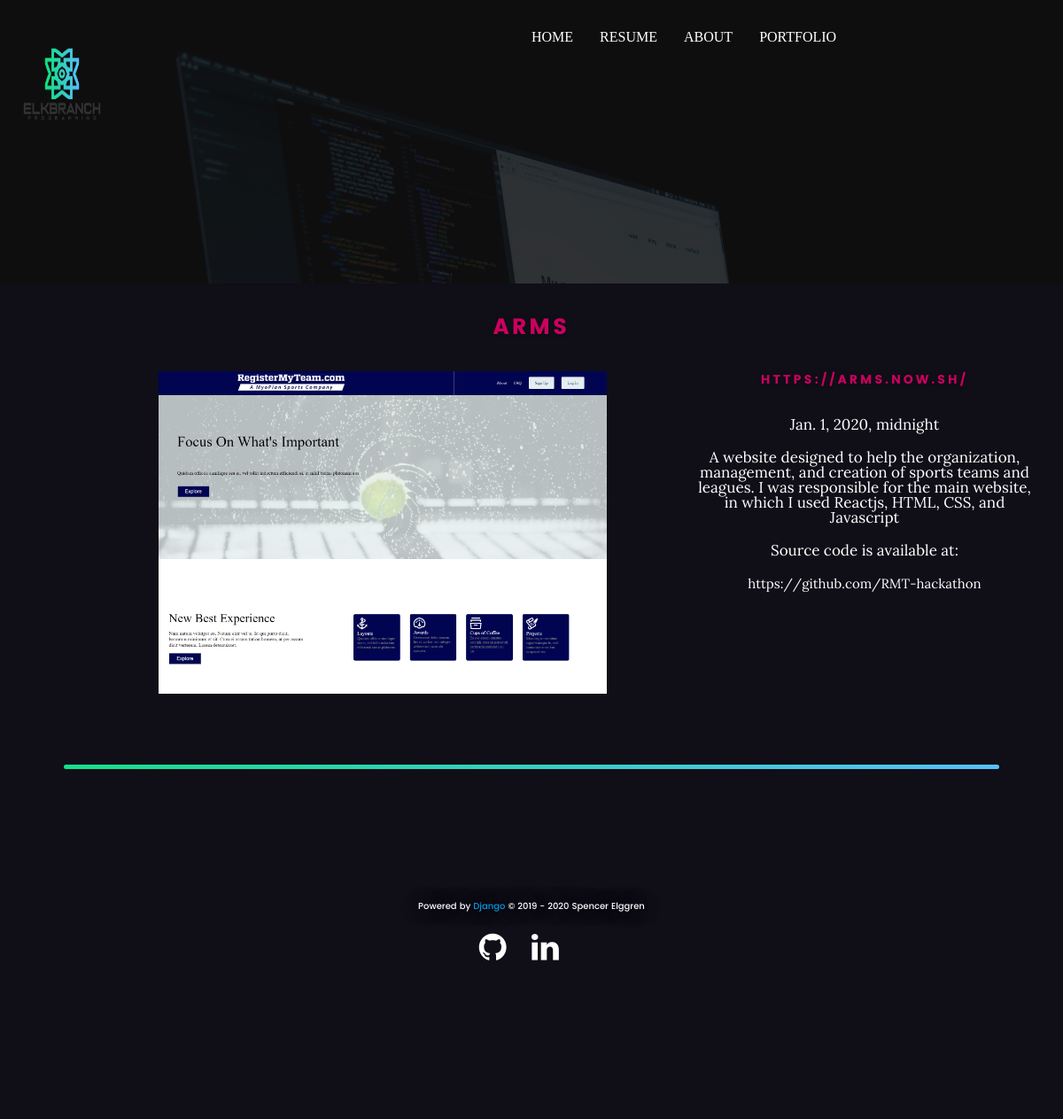
Page /portfolio/2/ on the committed database.
### main/models.py (models this page shows, shortened)
class Portfolio(models.Model):
    title = models.CharField(max_length=80)
    sub = models.CharField(max_length=40, null=True, blank=True)
    body = models.TextField()
    link = models.URLField(null=True, blank=True)
    pic = models.ImageField(upload_to='portfolio/')
    pub = models.DateTimeField(auto_now=False)
    draft = models.BooleanField(default=False)

### main/views.py (the view)
# urls.py: path("portfolio/<int:id>/", portfolio_detail, name="portfolio_detail"),
def portfolio_detail(request,id):
    portfolio = Portfolio.objects.get(id=id)
    return render(request, 'portfolio_detail.html', {'portfolio': portfolio})

### templates/portfolio_detail.html (shortened to what this page needs)
{% extends 'base.html' %}
{% load static %}
{% load compress %}
{% block content %}
{% compress css %}
<link rel="stylesheet" href="{% static 'app/css/portfolio.css' %}">
{% endcompress %}
<section id="details-intro">
     <div class="details-overlay"></div>
</section>
<section id="details">
    <div class="details">
<h1>{{ portfolio.title }}</h1>
<div class="row">
    <div class="col-md-8">
        <img class="details-img" src="{{ portfolio.pic.url }}" alt="portfolio image" width="100">
    </div>
    <div class="col-md-4">
        <h5>{{ portfolio.sub }}</h5>
        <p>{{ portfolio.pub }}</p>
        <p>{{ portfolio.body }}</p>
        <p>Source code is available at:</p>
        <p><a href="{{ portfolio.link }}">{{ portfolio.link }}</a></p>
    </div>
</div>
</div>
</section>
{% endblock %}

### main/static/app/css/base.css (style rules this page uses)
html, body { height: 100%; }
body { font-family: "lora-regular", serif; font-size: 1.7rem; line-height: 3rem; color: #6e6e6e; }
.row { margin:auto; }
footer, section { display: block; }

### main/static/app/css/portfolio.css (style rules this page uses)
html { font-size: 62.5%; box-sizing: border-box; }
*, *::before, *::after { box-sizing: inherit; }
body { background:#100e17; font-weight: normal; line-height: 1; text-rendering: optimizeLegibility; word-wrap: break-word; -webkit-overflow-scrolling: touch; -webkit-text-size-adjust: none; }
body, input, button { -moz-osx-font-smoothing: grayscale; -webkit-font-smoothing: antialiased; }
img, video { max-width: 100%; height: auto; }
div, dl, dt, dd, ul, ol, li, h1, h2, h3, h4, h5, h6, pre, form, p, blockquote, th, td { margin: 0; padding: 0; }
h1, h2, h3, h4, h5, h6 { -webkit-font-variant-ligatures: common-ligatures; -moz-font-variant-ligatures: common-ligatures; font-variant-ligatures: common-ligatures; text-rendering: optimizeLegibility; }
a { text-decoration: none; line-height: inherit; }
.row { width: 94%; max-width: 1140px; margin: 0 auto; }
.row:before, .row:after { content: ""; display: table; }
.row:after { clear: both; }
[class*="col-"], .bgrid { float: left; }
[class*="col-"] { padding: 0 20px; }
#details-intro { background:#100e17 url("../img/bg1.jpg") no-repeat ; -webkit-background-size: cover; -moz-background-size: cover; background-size: cover; background-attachment:fixed; width: 100%; height:40vh; position: relative; }
.details-overlay { position: absolute; top: 0; left: 0; width: 100%; height: 100%; background: #111111; opacity: .85; }
.details { position:relative; width:100%; margin-bottom:8rem; text-align:center; }
.details h1 { color: #cc005f; font-family: "poppins-bold", sans-serif; font-size: 2.5rem; line-height: 1.565; margin:auto; padding-top:3rem; padding-bottom:3rem; text-transform: uppercase; letter-spacing: .3rem; text-shadow: 0 0 6px rgba(0, 0, 0, 0.2); }
.col-md-8 { position:relative; padding-left:6rem; padding-right:6rem; }
.details-img { width:80%; margin-left:4rem; }
.col-md-4 { padding:0; }
.col-md-4 p { color:white; margin-bottom:2rem; }
.col-md-4 h5 { color: #cc005f; font-family: "poppins-bold", sans-serif; font-size: 1.4rem; line-height: 1.565; margin:auto; margin-bottom:3rem; text-transform: uppercase; letter-spacing: .3rem; text-shadow: 0 0 6px rgba(0, 0, 0, 0.2); }
.col-md-4 a { text-decoration:none; font-size:1.5rem; color:white; }

### rows in the picture
Portfolio: title "ARMS", pic (picture), sub "HTTPS://ARMS.NOW.SH/", pub "Jan. 1, 2020, midnight", body "A website designed to help the organization, management, and creation of sports teams and leagues. I was responsible for the main website, in which I used Reactjs, HTML, CSS, and Javascript", link "https://github.com/RMT-hackathon"
